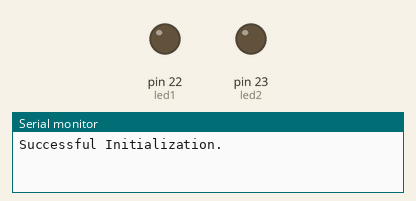
This sketch was run on a simulated Arduino Mega 2560, built with avr-gcc and run on an emulated ATmega2560. On the bench: output pins drawn as LEDs (lit = HIGH), the last lines printed to the serial monitor.

Above: at 1.5 s.
At 4.5 s:
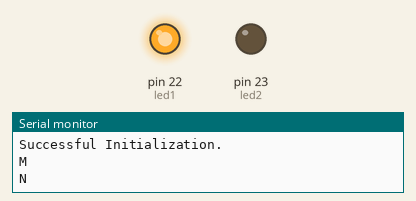
Timing chart, 0 to 7.8 s (numbered marks = the images above):
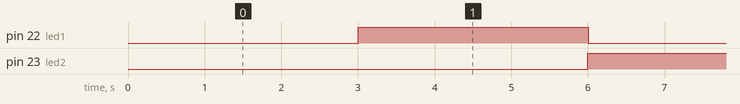

The sketch:

ESP_gasher.ino
```cpp
const int led1 = 22;
const int led2 = 23;

void setup(){
  Serial.begin(115200);
  pinMode(led1,OUTPUT); digitalWrite(led1,LOW);
  pinMode(led2,OUTPUT); digitalWrite(led2,LOW);
  Serial.println("Successful Initialization.");
}

void loop(){
  delay(3000);
  digitalWrite(led1,HIGH); Serial.println(led1, "HIGH");
  digitalWrite(led2,LOW); Serial.println(led2, "LOW");

  delay(3000);
  digitalWrite(led2,HIGH); Serial.println(led2, "HIGH");
  digitalWrite(led1,LOW); Serial.println(led1, "LOW");
}
```

Measured:
- by itself, pin 22 (led1), pin 23 (led2): alternates HIGH for 3.0 s and LOW for 3.0 s
